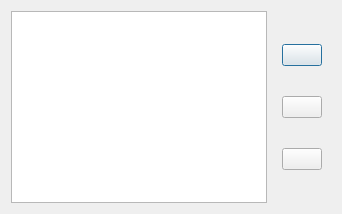
<?xml version="1.0" encoding="UTF-8"?>
<ui version="4.0">
 <class>LyricsProvidersDialog</class>
 <widget class="QDialog" name="LyricsProvidersDialog">
  <property name="windowTitle">
   <string>Lyrics providers</string>
  </property>
  <layout class="QGridLayout" name="mainLayout">
   <item row="0" column="0">
    <widget class="QListWidget" name="providersList">
     <property name="editTriggers">
      <set>QAbstractItemView::NoEditTriggers</set>
     </property>
     <property name="alternatingRowColors">
      <bool>true</bool>
     </property>
     <property name="uniformItemSizes">
      <bool>true</bool>
     </property>
    </widget>
   </item>
   <item row="0" column="1">
    <widget class="QWidget" name="controlsWidget">
     <layout class="QVBoxLayout" name="controlsLayout">
      <item>
       <widget class="QPushButton" name="upButton"/>
      </item>
      <item>
       <widget class="QPushButton" name="checkButton">
        <property name="checkable">
         <bool>true</bool>
        </property>
       </widget>
      </item>
      <item>
       <widget class="QPushButton" name="downButton"/>
      </item>
     </layout>
    </widget>
   </item>
  </layout>
 </widget>
 <resources/>
 <connections/>
</ui>
